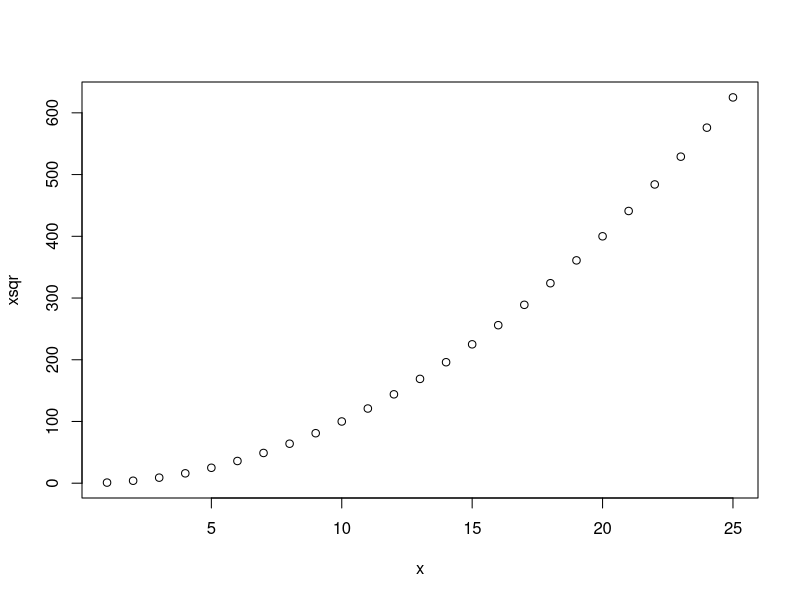

Here is the R script that generated this plot:
x<-c()
xsqr<-c()
for (i in 1:25) {
  x[i]<-i
  xsqr<-c(xsqr,i*i)
}
for (i in 1:25) {
  cat(x[i],xsqr[i],"\n")
}
png("plot.png")
plot(xsqr~x)
dev.off()
